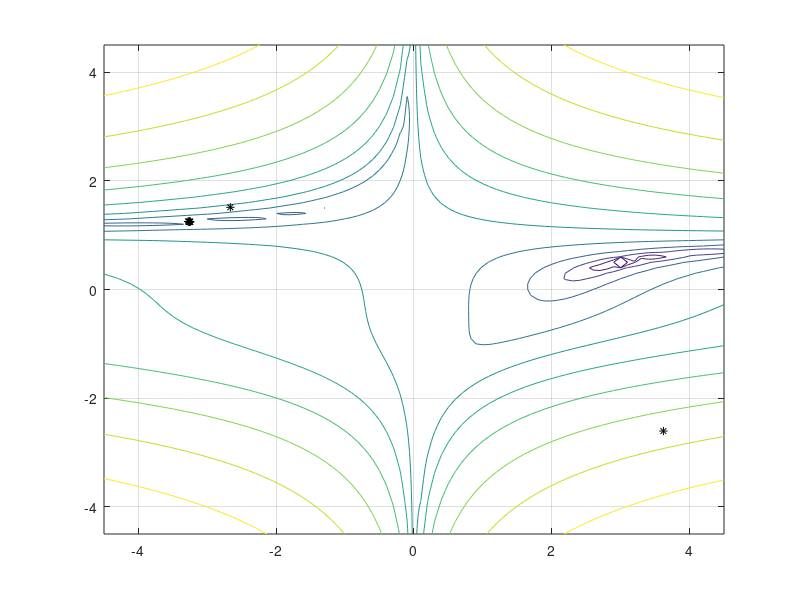

MATLAB code to generate this figure:
clear,clc,clf
%%
%[x,y] = meshgrid(-20.0:0.1:20.0,-20.0:0.1:20.0);
[x,y] = meshgrid(-4.5:0.1:4.5,-4.5:0.1:4.5);
%a = 1;b = 100;
%f = (a-x).^2 + b*(y-x.^2).^2;
%f = (a-x).^2 + (y+1).^2;
f = (1.5-x+x.*y).^2 +(2.25-x+x.*y.^2).^2 +(2.625-x+x.*y.^3).^2;
contour(x,y,log(f))
%surf(x,y,f,'edgecolor','none')
hold on, grid on
%%
IterMax = 50;
Phi = 1;
rho1 = 2;
rho2 = 2;
%fobj =@(x)((a-x(:,1)).^2 + b*(x(:,2)-x(:,1).^2).^2);
%fobj =@(x)((a-x(:,1)).^2 + (x(:,2)+1).^2);
fobj =@(x)((1.5-x(:,1)+x(:,1).*x(:,2)).^2 +(2.25-x(:,1)+x(:,1).*x(:,2).^2).^2 +(2.625-x(:,1)+x(:,1).*x(:,2).^3).^2);
nP = 10;
% initial population
xj = 9*rand(nP,2)-4.5;
fj = fobj(xj);
xbestj = xj;
fbestj = fj;fbestj(:) = 1000;
vj = zeros(size(xj));
%
hxj = plot(xj(:,1),xj(:,2),'*k');
%%
iter = 0;
while (iter<IterMax)
    xbestj(fj<fbestj,:) = xj(fj<fbestj,:);
    fbestj(fj<fbestj) = fj(fj<fbestj);
    [fgbest,jgbest] = min(fbestj);
    xgbest = xbestj(jgbest,:);
    vj =   Phi*repmat(rand(nP,1),1,2).*vj...
        + rho1*repmat(rand(nP,1),1,2).*(xbestj-xj)...
        + rho2*repmat(rand(nP,1),1,2).*(repmat(xgbest,nP,1)-xj);
    xj = xj+vj;
    fj = fobj(xj);
    set(hxj,'xdata',xj(:,1),'ydata',xj(:,2));
    iter = iter+1;
    drawnow
end
xgbest